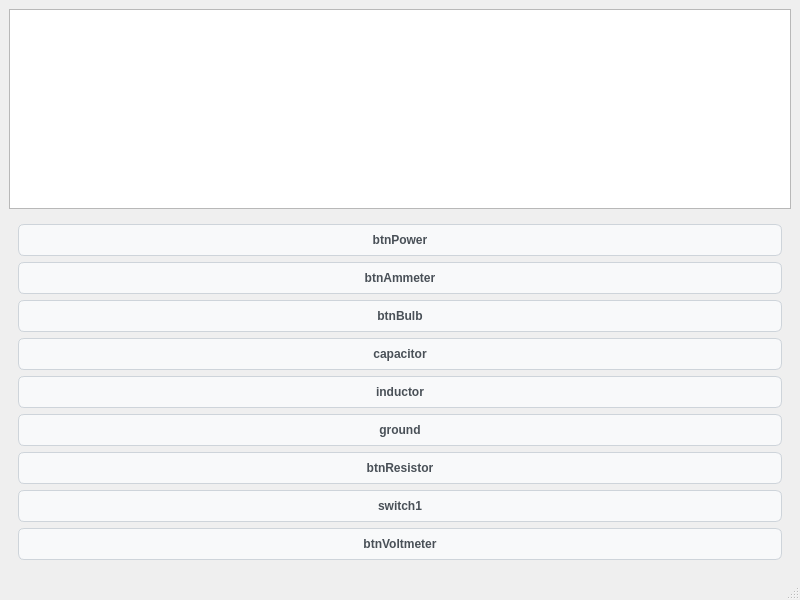
<?xml version="1.0" encoding="UTF-8"?>
<ui version="4.0">
 <class>MainWindow</class>
 <widget class="QMainWindow" name="MainWindow">
  <property name="geometry">
   <rect>
    <x>0</x>
    <y>0</y>
    <width>800</width>
    <height>600</height>
   </rect>
  </property>
  <property name="windowTitle">
   <string>MainWindow</string>
  </property>
  <widget class="QWidget" name="centralwidget">
   <layout class="QVBoxLayout" name="verticalLayout">
    <item>
     <widget class="QGraphicsView" name="circuitView"/>
    </item>
    <item>
     <widget class="QWidget" name="toolBarWidget" native="true">
      <property name="styleSheet">
       <string notr="true">/* 默认按钮长相：圆角、淡灰底色、精致边框 */
QPushButton {
    background-color: #f8f9fa;
    border: 1px solid #ced4da;
    border-radius: 6px;
    padding: 8px 12px;
    color: #495057;
    font-weight: bold;
    font-family: &quot;Microsoft YaHei&quot;;
}

/* 鼠标路过时的魔法：变成科技蓝底色，边框发光 */
QPushButton:hover {
    background-color: #e2eafc;
    border: 1px solid #abc4ff;
    color: #1d3557;
}

/* 鼠标按下去的瞬间：颜色加深，体现物理按压感 */
QPushButton:pressed {
    background-color: #ccdbfd;
    border: 1px solid #7b9acc;
}</string>
      </property>
      <layout class="QVBoxLayout" name="verticalLayout_2">
       <item>
        <widget class="QPushButton" name="btnPower">
         <property name="text">
          <string>btnPower</string>
         </property>
        </widget>
       </item>
       <item>
        <widget class="QPushButton" name="btnAmmeter">
         <property name="text">
          <string>btnAmmeter</string>
         </property>
        </widget>
       </item>
       <item>
        <widget class="QPushButton" name="btnBulb">
         <property name="text">
          <string>btnBulb</string>
         </property>
        </widget>
       </item>
       <item>
        <widget class="QPushButton" name="capacitor">
         <property name="text">
          <string>capacitor</string>
         </property>
        </widget>
       </item>
       <item>
        <widget class="QPushButton" name="inductor">
         <property name="text">
          <string>inductor</string>
         </property>
        </widget>
       </item>
       <item>
        <widget class="QPushButton" name="ground">
         <property name="text">
          <string>ground</string>
         </property>
        </widget>
       </item>
       <item>
        <widget class="QPushButton" name="btnResistor">
         <property name="text">
          <string>btnResistor</string>
         </property>
        </widget>
       </item>
       <item>
        <widget class="QPushButton" name="switch1">
         <property name="text">
          <string>switch1</string>
         </property>
        </widget>
       </item>
       <item>
        <widget class="QPushButton" name="btnVoltmeter">
         <property name="text">
          <string>btnVoltmeter</string>
         </property>
        </widget>
       </item>
      </layout>
     </widget>
    </item>
   </layout>
  </widget>
  <widget class="QMenuBar" name="menubar">
   <property name="geometry">
    <rect>
     <x>0</x>
     <y>0</y>
     <width>800</width>
     <height>17</height>
    </rect>
   </property>
  </widget>
  <widget class="QStatusBar" name="statusbar"/>
 </widget>
 <resources/>
 <connections/>
</ui>
